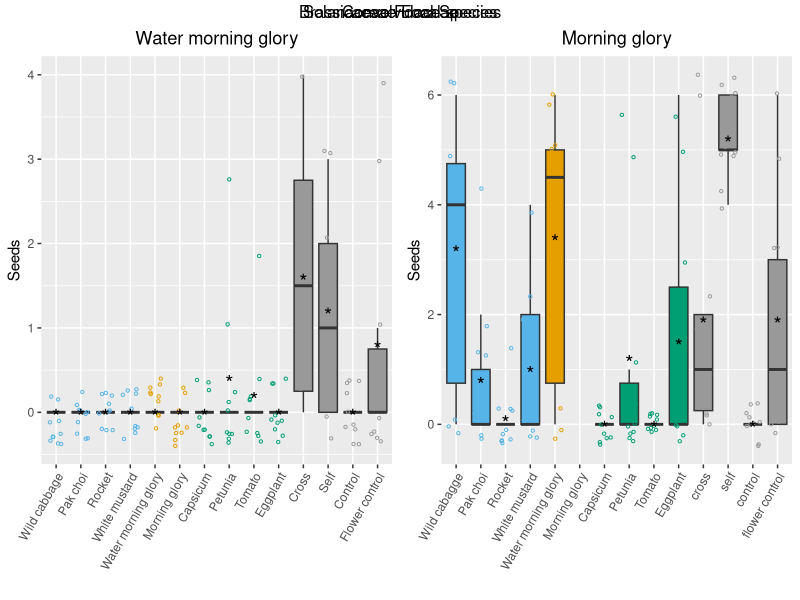
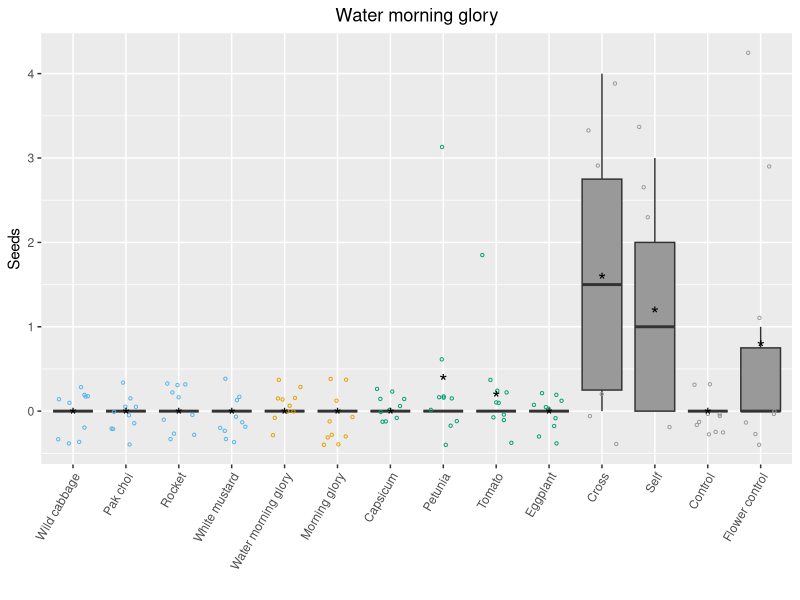
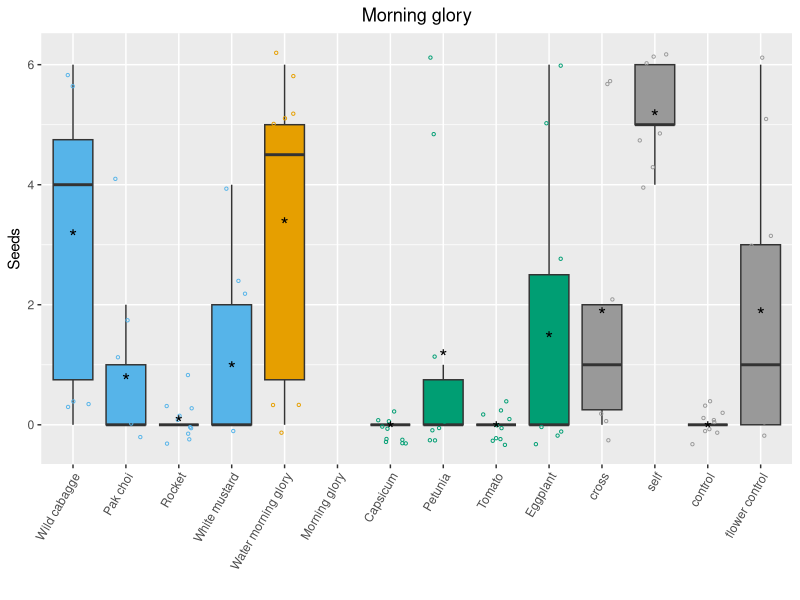
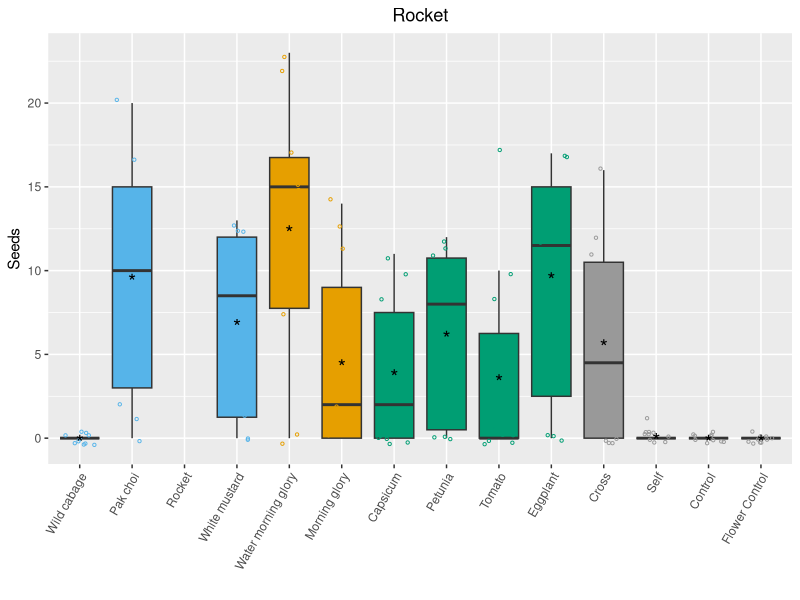
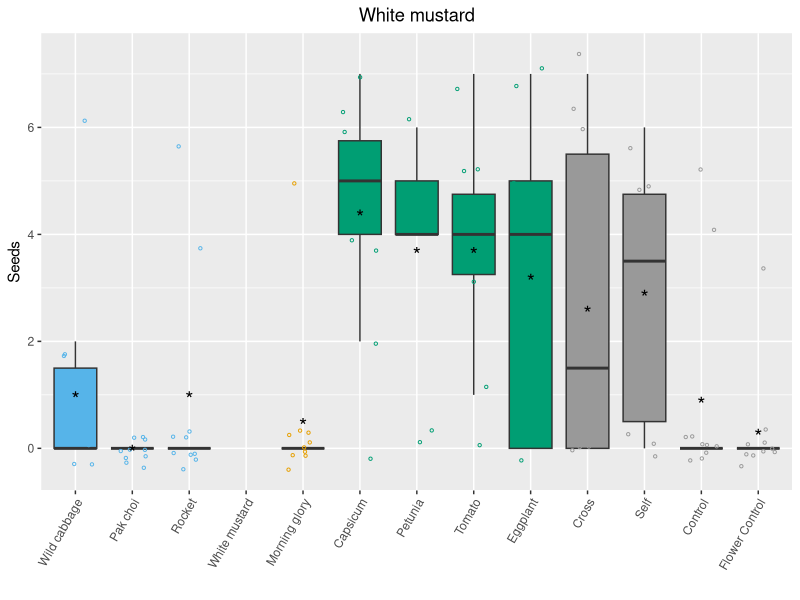

Here is the R script that generated these plots, in order: (Note: this script raises an error after producing the figures.)
## ---- chunk 1
#Preparing seed set plots, starting with Petunia

#There are 3 crosses were seeds were lost (2,7,9)
#load libraries
library(reshape2)
library(ggplot2)
library(dplyr)
library(gridExtra)
library(grid)
library(lattice)
#read data and cleaning
pein_seed_set_final <- read.csv("Data/pein_seed_set_final_common_names.csv")
pein_seed_set_final=pein_seed_set_final[,-1]
#load the palette for all the 4 plots
cbPalette <- c( "#56B4E9","#E69F00", "#999999", "#009E73")
#Colur per family

a <- ggplot(pein_seed_set_final, aes(x = factor(Treatment, levels=unique(Treatment)), y = Seed.production)) +   geom_boxplot(outlier.shape = NA)+
  labs(title="Petunia",x="", y = "Seeds")+aes(fill=Family)+theme(axis.text.x =element_blank())+
  theme(plot.title = element_text(hjust = 0.5)) +scale_fill_manual(values=cbPalette)+ geom_jitter(width = 0.3,shape=1,size=0.8, aes(colour=Family))+scale_color_manual(values = cbPalette) + stat_summary(fun.y=mean, geom="point", shape="*", size=5) +theme(legend.position="none")



#
##
###
#C. ANNUUM 
###
##
#
caan_seed_set_final <- read.csv("Data/caan_seed_set_final.csv")
caan_seed_set_final=caan_seed_set_final[,-1]


#Colur per family
#Different colour per family
b <- ggplot(caan_seed_set_final, aes(x = factor(Treatment, levels=unique(Treatment)), y = Seed.production)) +   geom_boxplot(outlier.shape = NA)+
  labs(title="Capsicum",x="", y = "Seeds")+aes(fill=Family)+theme(axis.text.x =element_blank())+
  theme(plot.title = element_text(hjust = 0.5)) +scale_fill_manual(values=cbPalette)+ geom_jitter(width = 0.3,shape=1,size=0.8, aes(colour=Family))+scale_color_manual(values = cbPalette) + stat_summary(fun.y=mean, geom="point", shape="*", size=5) +theme(legend.position="none")



#
##
###
#S. LYCOPERSICUM
###
##
#


soly_seed_set_final <- read.csv("Data/soly_seed_set_final_common_names.csv")
soly_seed_set_final=soly_seed_set_final[,-1]

cbPalette <- c( "#56B4E9","#E69F00", "#999999", "#009E73")
#Different colour per family
c <- ggplot(soly_seed_set_final, aes(x = factor(Treatment, levels=unique(Treatment)), y = Seed.production)) +   geom_boxplot(outlier.shape = NA)+
  labs(title="Tomato",x="", y = "Seeds")+aes(fill=Family)+theme(axis.text.x = element_text(angle = 60, hjust = 1))+
  theme(plot.title = element_text(hjust = 0.5)) +scale_fill_manual(values=cbPalette)+ geom_jitter(width = 0.3,shape=1,size=0.8, aes(colour=Family))+scale_color_manual(values = cbPalette) + stat_summary(fun.y=mean, geom="point", shape="*", size=5) +theme(legend.position="none")


#
##
###
#S. MELONGENA
###
##
#


some_seed_set_final <- read.csv("Data/some_seed_set_final_common_names.csv")
some_seed_set_final=some_seed_set_final[,-1]


#Different colour per family
d <- ggplot(some_seed_set_final, aes(x = factor(Treatment, levels=unique(Treatment)), y = Seed.production)) +   geom_boxplot(outlier.shape = NA)+
  labs(title="Eggplant",x="", y = "Seeds")+aes(fill=Family)+theme(axis.text.x = element_text(angle = 60, hjust = 1))+
  theme(plot.title = element_text(hjust = 0.5)) +scale_fill_manual(values=cbPalette)+ geom_jitter(width = 0.3,shape=1,size=0.8, aes(colour=Family))+scale_color_manual(values = cbPalette) + stat_summary(fun.y=mean, geom="point", shape="*", size=5) +theme(legend.position="none")



gl <- lapply(list(a,b,c,d), ggplotGrob)
library(grid)
widths <- do.call(unit.pmax, lapply(gl, "[[", "widths"))
heights <- do.call(unit.pmax, lapply(gl, "[[", "heights"))
lg <- lapply(gl, function(g) {g$widths <- widths; g$heights <- heights; g})



grobz <- lapply(list(a, b, c, d), ggplotGrob)
grobz.plot <- arrangeGrob( grobs = list(rbind(grobz[[1]], grobz[[3]], size = "last"),
                                        rbind(grobz[[2]], grobz[[4]], size = "last")),
                           ncol = 2, top="Solanaceae Focal Species")

grid.draw(grobz.plot)

## ---- chunk 2
library(dplyr)

#load libraries
library(reshape2)
library(ggplot2)
library(dplyr)
library(gridExtra)
library(grid)
library(lattice)
library(gtable)
##
###
#B. OLERACEA
###
##
#

brol_seed_set_final <- read.csv("Data/brol_seed_set_final.csv")
brol_seed_set_final=brol_seed_set_final[,-1]
#Different colour per family
a <- ggplot(brol_seed_set_final, aes(x = factor(Treatment, levels=unique(Treatment)), y = Seed.production)) +   geom_boxplot(outlier.shape = NA)+
  labs(title="Wild cabagge",x="", y = "Seeds")+aes(fill=Family)+theme(axis.text.x =element_blank())+
  theme(plot.title = element_text(hjust = 0.5)) +scale_fill_manual(values=cbPalette)+ geom_jitter(width = 0.3,shape=1,size=0.8, aes(colour=Family))+scale_color_manual(values = cbPalette) + stat_summary(fun.y=mean, geom="point", shape="*", size=5) +theme(legend.position="none")


#
##
###
#B. RAPA
###
##
#


brra_seed_set_final <- read.csv("Data/brra_seed_set_final.csv")
brra_seed_set_final=brra_seed_set_final[,-1]

#Different colour per family
b <- ggplot(brra_seed_set_final, aes(x = factor(Treatment, levels=unique(Treatment)), y = Seed.production)) +   geom_boxplot(outlier.shape = NA)+
  labs(title="Pak choi",x="", y = "Seeds")+aes(fill=Family)+theme(axis.text.x =element_blank())+
  theme(plot.title = element_text(hjust = 0.5)) +scale_fill_manual(values=cbPalette)+ geom_jitter(width = 0.3,shape=1,size=0.8, aes(colour=Family))+scale_color_manual(values = cbPalette) + stat_summary(fun.y=mean, geom="point", shape="*", size=5) +theme(legend.position="none")


#
##
###
#E. VERSICARIA
###
##
#

ersa_seed_set_final <- read.csv("Data/ersa_seed_set_final_common_names.csv")
ersa_seed_set_final=ersa_seed_set_final[,-1]


#Different colour per family
c <- ggplot(ersa_seed_set_final, aes(x = factor(Treatment, levels=unique(Treatment)), y = Seed.production)) +   geom_boxplot(outlier.shape = NA)+
  labs(title="Rocket",x="", y = "Seeds")+aes(fill=Family)+theme(axis.text.x = element_text(angle = 60, hjust = 1))+
  theme(plot.title = element_text(hjust = 0.5)) +scale_fill_manual(values=cbPalette)+ geom_jitter(width = 0.3,shape=1,size=0.8, aes(colour=Family))+scale_color_manual(values = cbPalette) + stat_summary(fun.y=mean, geom="point", shape="*", size=5) +theme(legend.position="none")

##
###
#S. ALBA  
###
##
#

sial_seed_set_final <- read.csv("Data/sial_seed_set_final_common_names.csv")
sial_seed_set_final=sial_seed_set_final[,-1]



#Different colour per family
d <- ggplot(sial_seed_set_final, aes(x = factor(Treatment, levels=unique(Treatment)), y = Seed.production)) +   geom_boxplot(outlier.shape = NA)+
  labs(title="White mustard",x="", y = "Seeds")+aes(fill=Family)+theme(axis.text.x = element_text(angle = 60, hjust = 1))+
  theme(plot.title = element_text(hjust = 0.5)) +scale_fill_manual(values=cbPalette)+ geom_jitter(width = 0.3,shape=1,size=0.8, aes(colour=Family))+scale_color_manual(values = cbPalette) + stat_summary(fun.y=mean, geom="point", shape="*", size=5) +theme(legend.position="none")

gl <- lapply(list(a,b,c,d), ggplotGrob)
library(grid)
widths <- do.call(unit.pmax, lapply(gl, "[[", "widths"))
heights <- do.call(unit.pmax, lapply(gl, "[[", "heights"))
lg <- lapply(gl, function(g) {g$widths <- widths; g$heights <- heights; g})



grobz <- lapply(list(a, b, c, d), ggplotGrob)
grobz.plot <- arrangeGrob( grobs = list(rbind(grobz[[1]], grobz[[3]], size = "last"),
                                        rbind(grobz[[2]], grobz[[4]], size = "last")), ncol = 2,top="Brassicaceae Focal species")

grid.draw(grobz.plot)


## ---- chunk 3


library(reshape2)
library(ggplot2)
library(dplyr)
library(gridExtra)
library(grid)
library(lattice)

#Preparing seed set plots, starting with Petunia
#
##
###
#I. AQUATICA
###
##
#
ipaq_seed_set_final <- read.csv("Data/ipaq_seed_set_final_common_names.csv")
ipaq_seed_set_final=ipaq_seed_set_final[,-1]

cbPalette <- c( "#56B4E9","#E69F00", "#999999", "#009E73")


#Different colour per family
a <- ggplot(ipaq_seed_set_final, aes(x = factor(Treatment, levels=unique(Treatment)), y = Seed.production)) +   geom_boxplot(outlier.shape = NA)+
  labs(title="Water morning glory",x="", y = "Seeds")+aes(fill=Family)+theme(axis.text.x = element_text(angle = 60, hjust = 1))+
  theme(plot.title = element_text(hjust = 0.5)) +scale_fill_manual(values=cbPalette)+ geom_jitter(width = 0.3,shape=1,size=0.8, aes(colour=Family))+scale_color_manual(values = cbPalette) + stat_summary(fun.y=mean, geom="point", shape="*", size=5) +theme(legend.position="none")

#IPPU
ippu_seed_set_final <- read.csv("Data/ippu_seed_set_final_common_names.csv")
ippu_seed_set_final=ippu_seed_set_final[,-1]



#Different colour per family
b <- ggplot(ippu_seed_set_final, aes(x = factor(Treatment, levels=unique(Treatment)), y = Seed.production)) +   geom_boxplot(outlier.shape = NA)+
  labs(title="Morning glory",x="", y = "Seeds")+aes(fill=Family)+theme(axis.text.x = element_text(angle = 60, hjust = 1))+
  theme(plot.title = element_text(hjust = 0.5)) +scale_fill_manual(values=cbPalette)+ geom_jitter(width = 0.3,shape=1,size=0.8, aes(colour=Family))+scale_color_manual(values = cbPalette) + stat_summary(fun.y=mean, geom="point", shape="*", size=5) +theme(legend.position="none")


#There are 3 crosses were seeds were lost (2,7,9)
#load libraries

#read data and cleaning

gl <- lapply(list(a,b), ggplotGrob)
library(grid)
widths <- do.call(unit.pmax, lapply(gl, "[[", "widths"))
heights <- do.call(unit.pmax, lapply(gl, "[[", "heights"))
lg <- lapply(gl, function(g) {g$widths <- widths; g$heights <- heights; g})



grobz <- lapply(list(a, b), ggplotGrob)
grobz.plot <- arrangeGrob(grobs = list(rbind(grobz[[1]], size = "last"),
                                        rbind(grobz[[2]], size = "last")), ncol = 2,top="Convolvulaceae")

grid.draw(grobz.plot)

## ---- chunk 4
knitr::include_graphics('Images/all_species.png')
## ---- chunk 5
pollen_ratios_brassicaceae <- read.csv("Data/pollen_ratios_brassicaceae.csv", header = T)
ggplot(pollen_ratios_brassicaceae, aes(x=spp, y=ratio, fill=variable)) +
  geom_bar(stat='identity', position='dodge') +labs(title="Brassicaceae", x="", y="Pollen mix ratio") + 
  theme(axis.text.x=element_text(angle=60,hjust=1))+geom_hline(yintercept = 50)+
  scale_fill_manual(values=c("grey10", "grey60"))+ ylim(0,100)

## ---- chunk 6
pollen_ratios_solanaceae <- read.csv("Data/pollen_ratios_solanaceae.csv", header = T)
ggplot(pollen_ratios_solanaceae, aes(x=spp, y=ratio, fill=variable)) +
  geom_bar(stat='identity', position='dodge') +labs(title="Solanaceae", x="", y="Pollen mix ratio") +
  theme(axis.text.x=element_text(angle=60,hjust=1))+geom_hline(yintercept = 50)+
  scale_fill_manual(values=c("grey10", "grey60"))+ ylim(0,100)

## ---- chunk 7
pollen_ratios_convolvulaceae <- read.csv("Data/pollen_ratios_convolvulaceae.csv", header = T)
ggplot(pollen_ratios_convolvulaceae, aes(x=spp, y=ratio, fill=variable)) + 
  geom_bar(stat='identity', position='dodge') +labs(title="Convolvulaceae", x="", y="Pollen mix ratio") + 
  theme(axis.text.x=element_text(angle=60,hjust=1))+geom_hline(yintercept = 50)+
  scale_fill_manual(values=c("grey10", "grey60"))+ ylim(0,100)

## ---- chunk 8
library(ggplot2)


all <- read.csv("Data/all.csv", header=T)

cbPalette <- c( "#56B4E9","#E69F00","#009E73")

#all

 ggplot(all, aes(x = reorder(species, pollen, FUN = median, na.rm = TRUE), y = pollen)) +   geom_boxplot(outlier.shape = NA)+
  labs(title="All species",x="", y = "Pollen per anther")+aes(fill=family)+theme(axis.text.x = element_text(angle = 60, hjust = 1))+
  theme(plot.title = element_text(hjust = 0.5)) +scale_fill_manual(values=cbPalette)+ geom_jitter(width = 0.3,shape=1,size=0.8, aes(colour=family))+scale_color_manual(values = cbPalette) + stat_summary(fun.y=mean, geom="point", shape="*", size=5) +theme(legend.title = element_blank())
 
#Samte thing but without eggplant to improve visualization
 
#all

 all <- all[all$species !="Eggplant",]
 
 
 ggplot(all, aes(x = reorder(species, pollen, FUN = median, na.rm = TRUE), y = pollen)) +   geom_boxplot(outlier.shape = NA)+
  labs(title="All species(-Eggplant)",x="", y = "Pollen per anther")+aes(fill=family)+theme(axis.text.x = element_text(angle = 60, hjust = 1))+
  theme(plot.title = element_text(hjust = 0.5)) +scale_fill_manual(values=cbPalette)+ geom_jitter(width = 0.3,shape=1,size=0.8, aes(colour=family))+scale_color_manual(values = cbPalette) + stat_summary(fun.y=mean, geom="point", shape="*", size=5) +theme(legend.title = element_blank())
 
 

## ---- chunk 9

d <- read.csv("Data/d.csv")

cbPalette <- c( "#56B4E9","#E69F00","#009E73")

ggplot(d, aes(x = reorder(species, ovules, FUN = median, na.rm = TRUE), y = ovules)) +
  geom_boxplot(outlier.shape = NA)+labs(title="All species",x="", y = "Nº of ovules")+
  aes(fill=family)+theme(axis.text.x = element_text(angle = 60, hjust = 1))+
  theme(plot.title = element_text(hjust = 0.5)) +scale_fill_manual(values=cbPalette)+
  geom_jitter(width = 0.3,shape=1,size=0.8, aes(colour=family))+
  scale_color_manual(values = cbPalette) + 
  stat_summary(fun.y=mean, geom="point", shape="*", size=5) +theme(legend.title = element_blank())

 d <- d[d$species !="Eggplant",]
 
 ggplot(d, aes(x = reorder(species, ovules, FUN = median, na.rm = TRUE), y = ovules)) +
  geom_boxplot(outlier.shape = NA)+labs(title="All species(-Eggplant)",x="", y = "Nº of ovules")+
  aes(fill=family)+theme(axis.text.x = element_text(angle = 60, hjust = 1))+
  theme(plot.title = element_text(hjust = 0.5)) +scale_fill_manual(values=cbPalette)+
  geom_jitter(width = 0.3,shape=1,size=0.8, aes(colour=family))+
  scale_color_manual(values = cbPalette) + 
  stat_summary(fun.y=mean, geom="point", shape="*", size=5) +theme(legend.title = element_blank())
## ---- chunk 10
library(dplyr)
library(ggplot2)

tab <- read.csv("Data/tab.csv", sep="", header = T)

ggplot(tab, aes(x=reorder(species, pollen_ovule_ratio, colour = cut), y=pollen_ovule_ratio))+aes(fill=family)+
  geom_bar(stat="identity", width=0.5)+theme(axis.text.x = element_text(angle = 60, hjust=1))+scale_fill_manual(values=cbPalette)



